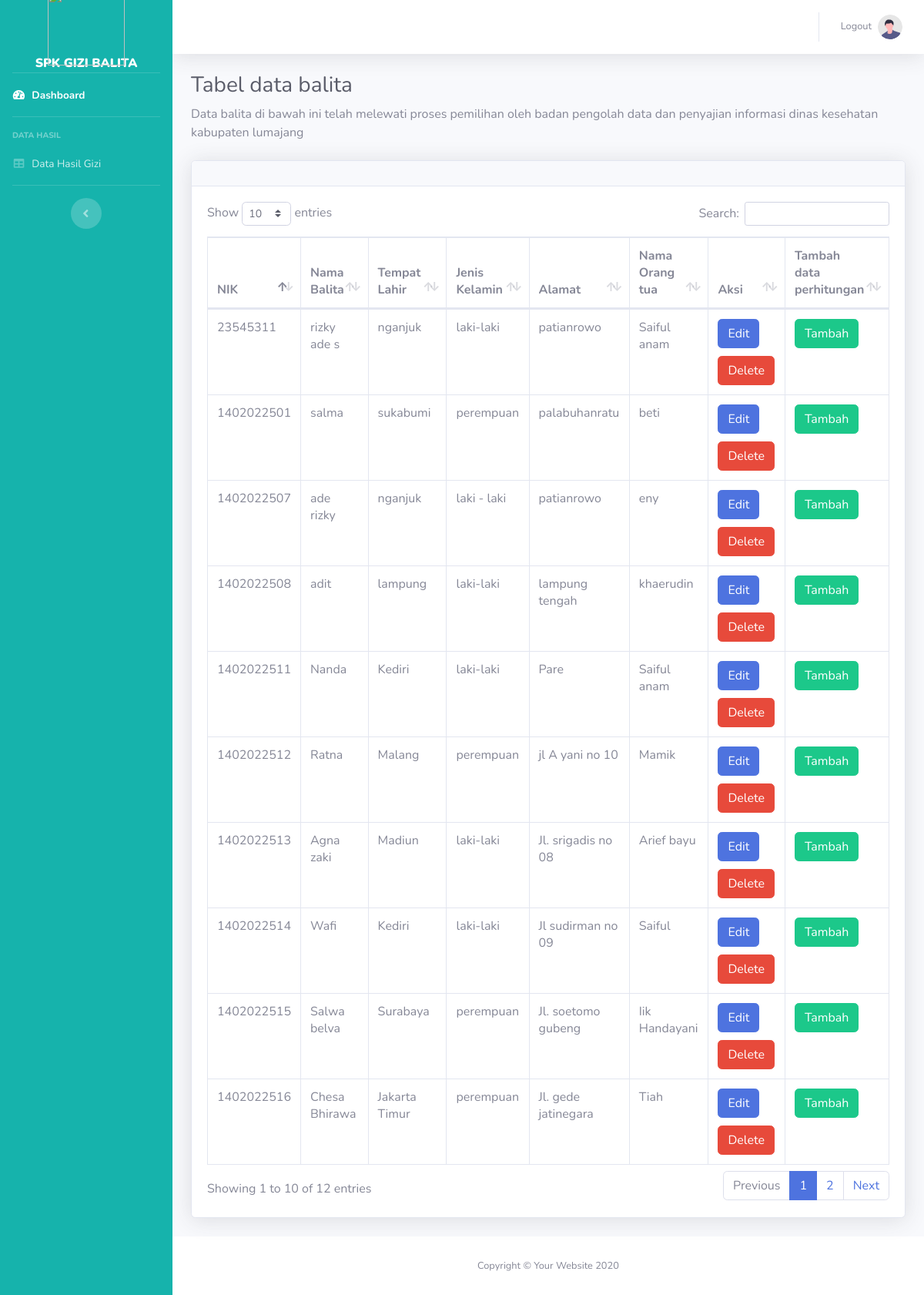
/tables.php, run on the app's committed database.
### tables this page shows
CREATE TABLE `databalita` (
  `id_balita` int(50) NOT NULL,
  `NIK` int(50) NOT NULL,
  `nama_balita` varchar(25) NOT NULL,
  `tempat_lahir` varchar(25) NOT NULL,
  `jenis_kelamin` varchar(25) NOT NULL,
  `alamat` varchar(50) NOT NULL,
  `ortu` varchar(25) NOT NULL,
  `periode` int(10) NOT NULL
);

### tables.php (the view, shortened to what this page needs)
<?php
$host       = "localhost";
$user       = "root";
$pass       = "";
$db         = "balita";
$koneksi    = mysqli_connect($host, $user, $pass, $db);
?>
<html lang="en">
<head>
    <link href="vendor/fontawesome-free/css/all.min.css" rel="stylesheet" type="text/css">
    <link href="css/sb-admin-2.min.css" rel="stylesheet">
    <link href="vendor/datatables/dataTables.bootstrap4.min.css" rel="stylesheet">
</head>
<body id="page-top">
    <div id="wrapper">
        <ul class="navbar-nav bg-gradient-primary1 sidebar sidebar-dark accordion" id="accordionSidebar">
            <a class="sidebar-brand d-flex align-items-center justify-content-center" href="index.php">
                <div class="sidebar-brand-icon">
                    <img src="http://technology-indonesia.com/wp-content/uploads/2018/01/www.technology-indonesia.com_images_1%20kemenkes.jpg" style="width: 100px;">
                </div>
            </a>
            <div class="sidebar-brand-text mx-3" style="color: white; font-weight: bold; text-align: center"><strong>SPK GIZI BALITA</strong></div>
            <hr class="sidebar-divider my-0">
            <li class="nav-item active">
                <a class="nav-link" href="dashboard.php">
                    <i class="fas fa-fw fa-tachometer-alt"></i>
                    <span>Dashboard</span></a>
            </li>
            <hr class="sidebar-divider">
            <div class="sidebar-heading">
                Data Hasil
            </div>
            <li class="nav-item">
                <a class="nav-link" href="tableshasil.php">
                    <i class="fas fa-fw fa-table"></i>
                    <span>Data Hasil Gizi</span></a>
            </li>
            <hr class="sidebar-divider d-none d-md-block">
            <div class="text-center d-none d-md-inline">
                <button class="rounded-circle border-0" id="sidebarToggle"></button>
            </div>
        </ul>
        <div id="content-wrapper" class="d-flex flex-column">
            <div id="content">
                <nav class="navbar navbar-expand navbar-light bg-white topbar mb-4 static-top shadow">
                    <ul class="navbar-nav ml-auto">
                        <li class="nav-item dropdown no-arrow">
                            <a class="nav-link" href="logout.php" id="userDropdown" >
                                <span class="mr-2 d-none d-lg-inline text-gray-600 small">Logout</span>
                                <img class="img-profile rounded-circle"
                                    src="img/undraw_profile.svg">
                            </a>
                        </li>
                    </ul>
                </nav>
                <div class="container-fluid">
                    <h1 class="h3 mb-2 text-gray-800">Tabel data balita</h1>
                    <p class="mb-4"></a>Data balita di bawah ini telah melewati proses pemilihan oleh badan pengolah data dan penyajian informasi dinas kesehatan kabupaten lumajang</p>
                    <div class="card shadow mb-4">
                        <div class="card-header py-3">
                        </div>
                        <div class="card-body">
                            <div class="table-responsive">
                                <table class="table table-bordered" id="dataTable" width="100%" cellspacing="0">
                                    <thead>
                                        <tr>
                                            <th>NIK</th>
                                            <th>Nama Balita</th>
                                            <th>Tempat Lahir</th>
                                            <th>Jenis Kelamin</th>
                                            <th>Alamat</th>
                                            <th>Nama Orang tua</th>
                                            <th>Aksi</th>
                                            <th>Tambah data perhitungan</th>
                                        </tr>
                                    </thead>
                                    <tbody>
                                    <?php
                                    $sql2 = "select * from databalita where periode = 0";
                                    $result = mysqli_query($koneksi, $sql2);
                                    if($result){
                                        while($row=mysqli_fetch_assoc($result)){
                                            $NIK = $row['NIK'];
                                            $nama_balita = $row['nama_balita'];
                                            $tempat_lahir = $row['tempat_lahir'];
                                            $jenis_kelamin = $row['jenis_kelamin'];
                                            $alamat = $row['alamat'];
                                            $ortu = $row['ortu'];
                                            echo '
                                            <tr>
                                                <td>'.$NIK.'</td>
                                                <td>'.$nama_balita.'</td>
                                                <td>'.$tempat_lahir.'</td>
                                                <td>'.$jenis_kelamin.'</td>
                                                <td>'.$alamat.'</td>
                                                <td>'.$ortu.'</td>
                                            <td>
                                                <a href="update.php?updateNIK='.$NIK.'"><button type="button" class="btn btn-primary" style="margin-bottom: 10px;">Edit</button></a>
                                                <a href="delete.php?deleteNIK='.$NIK.'"><button type="button" class="btn btn-danger">Delete</button></a>
                                            </td>
                                            <td>
                                                <a href="updateData.php?updateDataNIK='.$NIK.'"><button type="button" class="btn btn-success" style="margin-bottom: 10px;">Tambah</button></a>
                                            </td>
                                        </tr>
                                            ';
                                        }
                                    }
                                    ?>
                                    </tbody>
                                </table>
                            </div>
                        </div>
                    </div>
                </div>
            </div>
            <footer class="sticky-footer bg-white">
                <div class="container my-auto">
                    <div class="copyright text-center my-auto">
                        <span>Copyright &copy; Your Website 2020</span>
                    </div>
                </div>
            </footer>
        </div>
    </div>
</body>
</html>

### tables.php (style rules this page uses)
.bg-gradient-primary1 { background-color: #16B3AC; }

### data on the page
databalita: NIK "23545311", nama_balita "rizky ade s", tempat_lahir "nganjuk", jenis_kelamin "laki-laki", alamat "patianrowo", ortu "Saiful anam"
databalita: NIK "1402022501", nama_balita "salma", tempat_lahir "sukabumi", jenis_kelamin "perempuan", alamat "palabuhanratu", ortu "beti"
databalita: NIK "1402022507", nama_balita "ade rizky", tempat_lahir "nganjuk", jenis_kelamin "laki - laki", alamat "patianrowo", ortu "eny"
databalita: NIK "1402022508", nama_balita "adit", tempat_lahir "lampung", jenis_kelamin "laki-laki", alamat "lampung tengah", ortu "khaerudin"
databalita: NIK "1402022511", nama_balita "Nanda", tempat_lahir "Kediri", jenis_kelamin "laki-laki", alamat "Pare", ortu "Saiful anam"
databalita: NIK "1402022512", nama_balita "Ratna", tempat_lahir "Malang", jenis_kelamin "perempuan", alamat "jl A yani no 10", ortu "Mamik"
databalita: NIK "1402022513", nama_balita "Agna zaki", tempat_lahir "Madiun", jenis_kelamin "laki-laki", alamat "Jl. srigadis no 08", ortu "Arief bayu"
databalita: NIK "1402022514", nama_balita "Wafi", tempat_lahir "Kediri", jenis_kelamin "laki-laki", alamat "Jl sudirman no 09", ortu "Saiful"
databalita: NIK "1402022515", nama_balita "Salwa belva", tempat_lahir "Surabaya", jenis_kelamin "perempuan", alamat "Jl. soetomo gubeng", ortu "Iik Handayani"
databalita: NIK "1402022516", nama_balita "Chesa Bhirawa", tempat_lahir "Jakarta Timur", jenis_kelamin "perempuan", alamat "Jl. gede jatinegara", ortu "Tiah"
